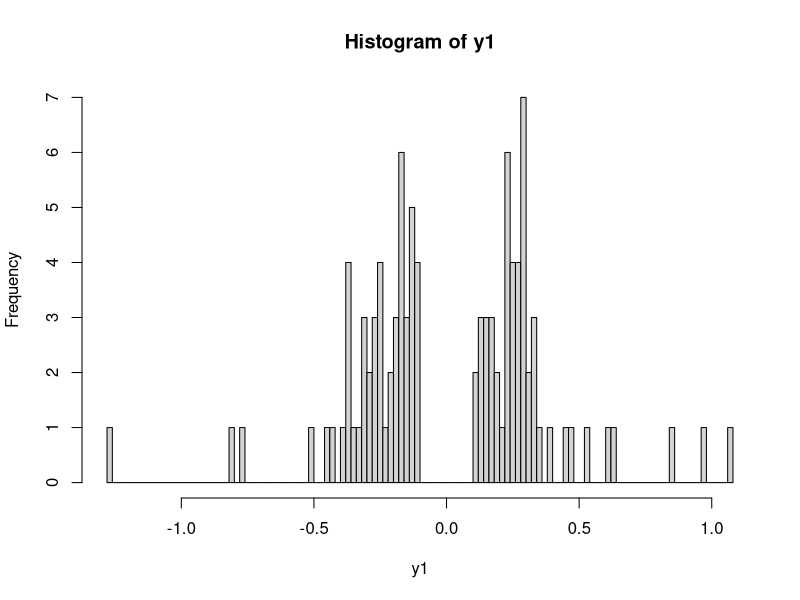

Here is the R script that generated this plot: (Note: a time limit stopped this script after it produced the figure.)
#ref:
#https://bmcbioinformatics.biomedcentral.com/articles/10.1186/s12859-016-0906-z#MOESM1

set.seed(8888)
n = 150
clu_t <- numeric(n)
######### generate pseduo data with cluster = 2 ##########
    x<-numeric(n)
    y<-numeric(n)
    tao<- runif(n,0,0.01)
    for(i in 1:n){
        u<-runif(1)
        if(u<0.8){
            x[i]<-rnorm(1,mean=0,sd=0.2)
            y[i] <- rnorm(1,x[i],sd=sqrt(tao[i]))
            clu_t[i] <- 1
        }
        else{
            x[i]<-rnorm(1,mean=0,sd=0.6)   
            y[i] <- rnorm(1,x[i],sd=sqrt(tao[i]))
            clu_t[i] <- 2 
        } 
    }

y1 <- y[which(y > .1|y < -.1)]    
hist(y1,100)

y <- y1
tao <- tao
n <- length(y)

## prior setting
alpha = 0.02		## larger value for higher probability of large number of cluster
r1 = 1
r2 =0.01
mu0 = 0
sigma0 = 0.01

## initiation of parameters
niter = 100000
theta <- rnorm(n,0,1)
nlh <- numeric(niter)
nclus <- vector("list",niter)
nnclus <- vector("list",niter)
clus=rep(1,n)
uni_mu=0;
uni_sigma=0.01;

## gibbs sampling
for (g in 1:niter){
    negloglikhood = 0
    if(g/10000==round(g/10000,dig=0))  print(g)
    for(i in 1:n){
        theta_var <- 1/(1/uni_sigma[clus[i]]+1/tao[i])
        theta_mean <- (y[i]/uni_sigma[clus[i]]+uni_mu[clus[i]]/tao[i])*theta_var        
        theta[i] <- rnorm(1,theta_mean,sqrt(theta_var))
    }
    for(i1 in 1:n){
        P=NULL;
        k=length(unique(clus[-i1]))
        if(k!=length(unique(clus))){  ## determine if clus[i1] has only one data, if yes, delete clus[i1]
            ilab = clus[i1]
            uni_mu = uni_mu[-ilab]
            uni_sigma = uni_sigma[-ilab]
            id = (1:n)[clus>ilab]
            clus[id] = clus[id]-1     ## all the id should be decreased by 1.
        }
        for(j in 1:k){
            nj <- length((1:(n-1))[clus[-i1]==j])
            Ptemp <- 1/sqrt(2*pi*uni_sigma[j])*1/sqrt(2*pi*tao[i1])*exp(-1/2*(y[i1]-theta[i1])^2/uni_sigma[j])*exp(-1/2*(theta[i1]-uni_mu[j])^2/tao[i1])*nj
            P <- c(P,Ptemp)
        }
        Pnew <- (alpha/2*pi)*(r2^r1/gamma(r1))*(gamma(r1+1/2)/(1/2*(y[i1]-theta[i1])^2+r2)^(r1+1/2))*sqrt(1/(tao[i1]+sigma0))*exp(-1/2*(theta[i1]-mu0)^2/(tao[i1]+sigma0))
        psum <- (sum(P)+Pnew);
        P <- P/psum; 
        Pnew <- Pnew/psum;
        clus[i1]=sample(1:(k+1),1,replace=TRUE,c(P,Pnew))
        if(clus[i1]==(k+1)){
            mmean <- (mu0/sigma0+theta[i1]/tao[i1])/(1/sigma0+1/tao[i1])
            mvar <- 1/(1/sigma0+1/tao[i1])
            uni_mu <-c(uni_mu,rnorm(1,mmean,sqrt(mvar)))
            uni_sigma <- c(uni_sigma,1/rgamma(1,r1+1/2,r2+1/2*(y[i1]-theta[i1])^2))# default is rgamma(n,shape,rate)
        } 
    }
    ####### do resampling unique values after MCMC ####### Neal 2000, algorithm 2
    for (i2 in 1:length(uni_mu)){
        nk <- (1:n)[clus==i2]
        sumthetaratio <- sum(theta[nk]/tao[nk])
        suminvtao <- sum(1/tao[nk])
        prss <- crossprod(y[nk]-theta[nk])
        mmean <- (mu0/sigma0+sumthetaratio)/(1/sigma0+suminvtao)
        mvar <- 1/(1/sigma0+suminvtao)
    
        uni_mu[i2] <- rnorm(1,mmean,sqrt(mvar))
        uni_sigma[i2] <- 1/rgamma(1,r1+length(nk)/2,r2+1/2*prss)
    }
    ####### calculate negative log likelihood ##########
    for(i3 in 1:n){
    temp <- log(uni_sigma[clus[i3]])+(y[i3]-theta[i3])^2/uni_sigma[clus[i3]]
    negloglikhood = temp + negloglikhood
    }    
    nlh[g] <- negloglikhood
    nnclus[[g]] <- clus
    nclus[[g]] <- rbind(uni_mu,uni_sigma)    
}

burnin = 80000;
num.clus <- NULL
for(i in 1:niter){
    num.clus <- c(num.clus,length(unique(nnclus[[i]])))
}
barplot(table(num.clus[-(1:burnin)]),xlab="Cluster size")

plot(seq(from=burnin+1,to=niter,by=1),num.clus[-(1:burnin)],type="l", main="Estimate clusters",ylab="Number of clusters",xlab="MCMC iterations")

bmp("curve.bmp")
hist(y,n,freq=F,xlab="Additive effect")
curve(dnorm(x,mean=0,sd=sqrt(0.18)),add=T)
curve(dnorm(x,mean=0,sd=sqrt(0.09)),add=T)
dev.off()
###########################################
############ estimate posterior mode for cluster = 2 
mu1 = NULL
mu2 = NULL
sigma1 =NULL
sigma2 =NULL
tempclus = NULL
index <- which(num.clus==2)
for(i in index[index>burnin]){
    mu1 <- c(mu1,nclus[[i]][1,1])
    sigma1 <- c(sigma1,nclus[[i]][2,1])
    mu2 <- c(mu2,nclus[[i]][1,2])
    sigma2 <- c(sigma2,nclus[[i]][2,2])
    tempclus <- rbind(tempclus,nnclus[[i]])
}
mean(mu1)	### posterior mode
mean(sigma1)	#### posterior mode
mean(mu2)	### posterior mode
mean(sigma2)	#### posterior mode
hhh <- apply(tempclus,2,function(x)names(which.max(table(x))))		## posterior mode for cluster

########### Bayesian confidence interval
hh <- apply(temp5,1,function(x){length(which(x==1))})
quantile(hh,c(0.025,0.975))
